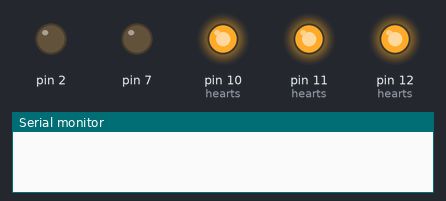
A sketch run on a simulated Arduino Uno, built with avr-gcc and run on an emulated ATmega328P. Parts: output pins drawn as LEDs (lit = HIGH), the last lines printed to the serial monitor.

Above: at 0.03 s.
At 0.8 s:
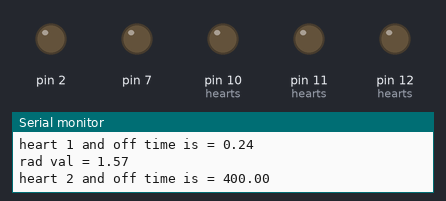
At 1.7 s:
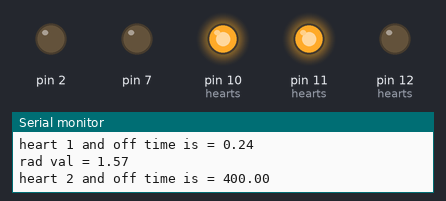
At 4.0 s:
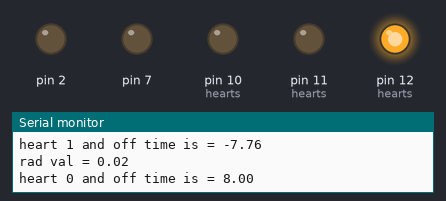
Timing chart, 0 to 4.4 s (numbered marks = the images above):
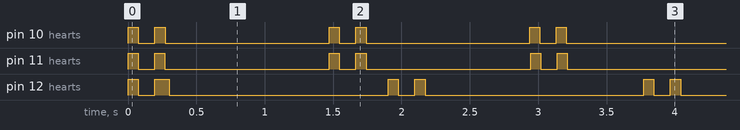

The sketch:

MetalHearts_StateMachine_04112013.ino
```cpp
const int HEARTS = 3;
const int SYSTOLEONTIME = 75;
const int SYSTOLEOFFTIME = 120;
const int DIASTOLEONTIME = 75;
const int DIASTOLEOFFTIME = 1200;

float radVal = 0;

struct {
  char pin;
  unsigned long T;	// time for next state change
  char state;
  float radVal;
  unsigned diastoleOffTimeRange;

}
hearts [HEARTS] = {
  11, 0, 0, 0, 400,	        // first heart pin,
  10, 0, 0, 3.141, 400,
  12, 0, 0, 1.571, 400
};


void setup() {
  Serial.begin(9600);
  for (int h = 0; h < sizeof(hearts); h++) {
    pinMode(hearts[h].pin, OUTPUT);
  }
}

void loop() {
  heartX (0);
  heartX (1);
  heartX (2);
}


void heartX (int h) {

  if (millis() < hearts[h].T) return;

  switch (hearts[h].state) {
  case 0:
    digitalWrite (hearts[h].pin, 1);
    hearts[h].T= millis() + SYSTOLEONTIME;
    hearts[h].state= 1;
    break;
  case 1:
    digitalWrite (hearts[h].pin, 0);
    hearts[h].T= millis() + SYSTOLEOFFTIME;
    hearts[h].state= 2;
    break;
  case 2:
    digitalWrite (hearts[h].pin, 1);
    hearts[h].T= millis() + DIASTOLEONTIME;
    hearts[h].state= 3;
    break;
  case 3:
    digitalWrite (hearts[h].pin, 0);
    hearts[h].T= millis() + DIASTOLEOFFTIME + (sin(hearts[h].radVal) * hearts[h].diastoleOffTimeRange);
    Serial.print("rad val = "); Serial.println(hearts[h].radVal);
    Serial.print("heart "); Serial.print(h); Serial.print(" and off time is = "); Serial.println(sin(hearts[h].radVal) * hearts[h].diastoleOffTimeRange);
    hearts[h].radVal+=0.01;
    hearts[h].state= 0;
    break;
  }
}
```

Measured:
- by itself, pin 10 (hearts): repeats every 1.5 s: LOW 0.12 s, HIGH 0.08 s, LOW 1.2 s, HIGH 0.07 s
- by itself, pin 11 (hearts): repeats every 1.5 s: LOW 0.12 s, HIGH 0.07 s, LOW 1.2 s, HIGH 0.07 s
- by itself, pin 12 (hearts): repeats every 1.9 s: LOW 0.12 s, HIGH 0.11 s, LOW 1.6 s, HIGH 0.07 s
